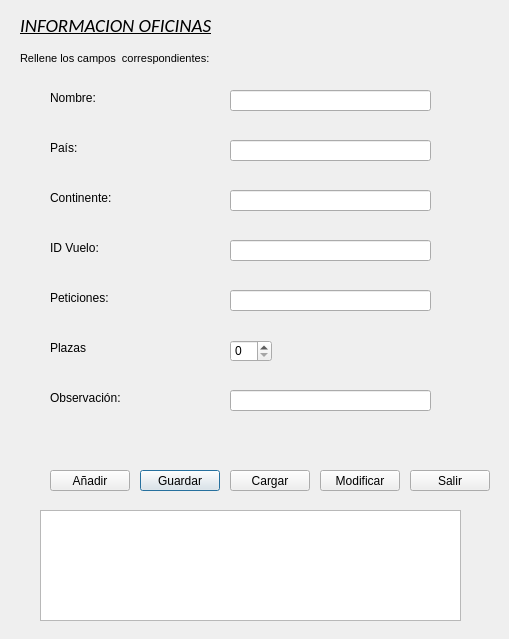
<?xml version="1.0" encoding="UTF-8"?>
<ui version="4.0">
 <class>infoOficinas</class>
 <widget class="QDialog" name="infoOficinas">
  <property name="geometry">
   <rect>
    <x>0</x>
    <y>0</y>
    <width>509</width>
    <height>639</height>
   </rect>
  </property>
  <property name="windowTitle">
   <string>Dialog</string>
  </property>
  <widget class="QLabel" name="label_2">
   <property name="geometry">
    <rect>
     <x>20</x>
     <y>50</y>
     <width>361</width>
     <height>16</height>
    </rect>
   </property>
   <property name="font">
    <font>
     <pointsize>8</pointsize>
    </font>
   </property>
   <property name="text">
    <string>Rellene los campos  correspondientes:</string>
   </property>
  </widget>
  <widget class="QPushButton" name="BU_Atras7_2">
   <property name="geometry">
    <rect>
     <x>140</x>
     <y>470</y>
     <width>80</width>
     <height>21</height>
    </rect>
   </property>
   <property name="text">
    <string>Guardar</string>
   </property>
  </widget>
  <widget class="QLabel" name="label_8">
   <property name="geometry">
    <rect>
     <x>50</x>
     <y>290</y>
     <width>71</width>
     <height>16</height>
    </rect>
   </property>
   <property name="text">
    <string>Peticiones:</string>
   </property>
  </widget>
  <widget class="QLabel" name="label_7">
   <property name="geometry">
    <rect>
     <x>50</x>
     <y>240</y>
     <width>71</width>
     <height>16</height>
    </rect>
   </property>
   <property name="text">
    <string>ID Vuelo:</string>
   </property>
  </widget>
  <widget class="QLabel" name="label_3">
   <property name="geometry">
    <rect>
     <x>50</x>
     <y>90</y>
     <width>71</width>
     <height>16</height>
    </rect>
   </property>
   <property name="text">
    <string>Nombre:</string>
   </property>
  </widget>
  <widget class="QLabel" name="label_6">
   <property name="geometry">
    <rect>
     <x>50</x>
     <y>340</y>
     <width>71</width>
     <height>16</height>
    </rect>
   </property>
   <property name="text">
    <string>Plazas</string>
   </property>
  </widget>
  <widget class="QPushButton" name="BU_Salir">
   <property name="geometry">
    <rect>
     <x>410</x>
     <y>470</y>
     <width>80</width>
     <height>21</height>
    </rect>
   </property>
   <property name="text">
    <string>Salir</string>
   </property>
  </widget>
  <widget class="QLabel" name="label_9">
   <property name="geometry">
    <rect>
     <x>50</x>
     <y>390</y>
     <width>71</width>
     <height>16</height>
    </rect>
   </property>
   <property name="text">
    <string>Observación:</string>
   </property>
  </widget>
  <widget class="QLabel" name="label_4">
   <property name="geometry">
    <rect>
     <x>50</x>
     <y>140</y>
     <width>71</width>
     <height>16</height>
    </rect>
   </property>
   <property name="text">
    <string>País:</string>
   </property>
  </widget>
  <widget class="QLabel" name="label_5">
   <property name="geometry">
    <rect>
     <x>50</x>
     <y>190</y>
     <width>71</width>
     <height>16</height>
    </rect>
   </property>
   <property name="text">
    <string>Continente:</string>
   </property>
  </widget>
  <widget class="QLabel" name="label">
   <property name="geometry">
    <rect>
     <x>20</x>
     <y>10</y>
     <width>201</width>
     <height>31</height>
    </rect>
   </property>
   <property name="font">
    <font>
     <family>Calibri</family>
     <pointsize>14</pointsize>
     <italic>true</italic>
     <underline>true</underline>
    </font>
   </property>
   <property name="text">
    <string>INFORMACION OFICINAS</string>
   </property>
  </widget>
  <widget class="QSpinBox" name="spinBox">
   <property name="geometry">
    <rect>
     <x>230</x>
     <y>340</y>
     <width>42</width>
     <height>22</height>
    </rect>
   </property>
  </widget>
  <widget class="QLineEdit" name="lineEdit">
   <property name="geometry">
    <rect>
     <x>230</x>
     <y>90</y>
     <width>201</width>
     <height>21</height>
    </rect>
   </property>
  </widget>
  <widget class="QLineEdit" name="lineEdit_2">
   <property name="geometry">
    <rect>
     <x>230</x>
     <y>140</y>
     <width>201</width>
     <height>21</height>
    </rect>
   </property>
  </widget>
  <widget class="QLineEdit" name="lineEdit_3">
   <property name="geometry">
    <rect>
     <x>230</x>
     <y>190</y>
     <width>201</width>
     <height>21</height>
    </rect>
   </property>
  </widget>
  <widget class="QLineEdit" name="lineEdit_4">
   <property name="geometry">
    <rect>
     <x>230</x>
     <y>240</y>
     <width>201</width>
     <height>21</height>
    </rect>
   </property>
  </widget>
  <widget class="QLineEdit" name="lineEdit_5">
   <property name="geometry">
    <rect>
     <x>230</x>
     <y>290</y>
     <width>201</width>
     <height>21</height>
    </rect>
   </property>
  </widget>
  <widget class="QLineEdit" name="lineEdit_6">
   <property name="geometry">
    <rect>
     <x>230</x>
     <y>390</y>
     <width>201</width>
     <height>21</height>
    </rect>
   </property>
  </widget>
  <widget class="QPushButton" name="cargar">
   <property name="geometry">
    <rect>
     <x>230</x>
     <y>470</y>
     <width>80</width>
     <height>21</height>
    </rect>
   </property>
   <property name="text">
    <string>Cargar</string>
   </property>
  </widget>
  <widget class="QPushButton" name="modificar">
   <property name="geometry">
    <rect>
     <x>320</x>
     <y>470</y>
     <width>80</width>
     <height>21</height>
    </rect>
   </property>
   <property name="text">
    <string>Modificar</string>
   </property>
  </widget>
  <widget class="QListWidget" name="listWidgetOficinas">
   <property name="geometry">
    <rect>
     <x>40</x>
     <y>510</y>
     <width>421</width>
     <height>111</height>
    </rect>
   </property>
  </widget>
  <widget class="QPushButton" name="anadir">
   <property name="geometry">
    <rect>
     <x>50</x>
     <y>470</y>
     <width>80</width>
     <height>21</height>
    </rect>
   </property>
   <property name="text">
    <string>Añadir</string>
   </property>
  </widget>
 </widget>
 <resources/>
 <connections/>
</ui>
